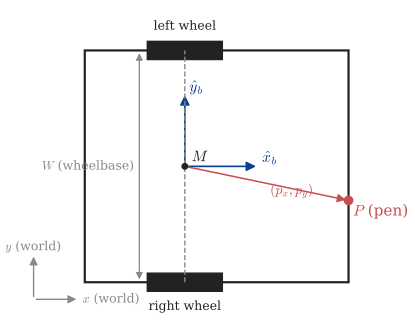

This figure's Python source:
"""Figure 1 — Chassis, wheels, pen offset, body frame.
Shows the rigid-body geometry: chassis rectangle, wheels at offset along the
two long sides, wheel-axis midpoint M, body axes, pen P at offset (px, py)
on the outline.
"""
import rtlib_diagrams as rd
import matplotlib.pyplot as plt
from matplotlib.patches import Rectangle, FancyArrowPatch


def main():
    rd.setup_style()
    fig, ax = rd.figure(width=6.0, height=4.2)

    length, width = 23.2, 20.4
    wheel_offset_from_back = 8.8
    wheel_w, wheel_h = 6.6, 1.6

    # Chassis (centered for clarity)
    ax.add_patch(Rectangle((-length / 2, -width / 2), length, width,
                           fill=False, lw=1.6, ec=rd.COLOR_AXIS))

    # Wheels: directly opposite, on the two long sides, at wheel_offset_from_back
    wx = -length / 2 + wheel_offset_from_back
    for sign in (-1, 1):
        ax.add_patch(Rectangle((wx - wheel_w / 2, sign * width / 2 - wheel_h / 2),
                               wheel_w, wheel_h,
                               fc=rd.COLOR_AXIS, ec=rd.COLOR_AXIS))

    # Wheel-axis line and midpoint M
    ax.plot([wx, wx], [-width / 2, width / 2],
            color=rd.COLOR_GUIDE, lw=1.0, ls='--')
    ax.plot(wx, 0, 'o', color=rd.COLOR_AXIS, ms=4)
    ax.text(wx + 0.6, 0.4, r'$M$', fontsize=11, color=rd.COLOR_AXIS)

    # Pen P on the outline (front-mid for the example, slightly off-axis)
    px_b, py_b = length / 2 - wx, -3.0  # body-frame offset from M
    pen_world = (wx + px_b, py_b)
    ax.plot(*pen_world, 'o', color=rd.COLOR_SECONDARY, ms=6)
    ax.text(pen_world[0] + 0.4, pen_world[1] - 1.4, r'$P$ (pen)',
            fontsize=11, color=rd.COLOR_SECONDARY)

    # Body x-axis (heading) from M
    ax.add_patch(FancyArrowPatch((wx, 0), (wx + 6.5, 0),
                                 arrowstyle='-|>', mutation_scale=14,
                                 color=rd.COLOR_PRIMARY, lw=1.2))
    ax.text(wx + 6.8, 0.4, r'$\hat{x}_b$', color=rd.COLOR_PRIMARY, fontsize=11)

    # Body y-axis (wheel axis direction)
    ax.add_patch(FancyArrowPatch((wx, 0), (wx, 6.5),
                                 arrowstyle='-|>', mutation_scale=14,
                                 color=rd.COLOR_PRIMARY, lw=1.2))
    ax.text(wx + 0.4, 6.6, r'$\hat{y}_b$', color=rd.COLOR_PRIMARY, fontsize=11)

    # Pen offset vector from M to P
    ax.add_patch(FancyArrowPatch((wx, 0), pen_world,
                                 arrowstyle='-|>', mutation_scale=12,
                                 color=rd.COLOR_SECONDARY, lw=1.1, ls='-'))
    ax.text((wx + pen_world[0]) / 2 + 0.3, (pen_world[1]) / 2 - 1.0,
            r'$(p_x, p_y)$', color=rd.COLOR_SECONDARY, fontsize=10)

    # Wheel labels
    ax.text(wx, -width / 2 - 1.6, 'right wheel',
            ha='center', va='top', fontsize=9, color=rd.COLOR_AXIS)
    ax.text(wx, width / 2 + 1.6, 'left wheel',
            ha='center', va='bottom', fontsize=9, color=rd.COLOR_AXIS)
    ax.annotate('', xy=(wx - 4, -width / 2), xytext=(wx - 4, width / 2),
                arrowprops=dict(arrowstyle='<|-|>', color=rd.COLOR_GUIDE, lw=0.9))
    ax.text(wx - 4.4, 0, r'$W$ (wheelbase)',
            ha='right', va='center', fontsize=9, color=rd.COLOR_GUIDE)

    # World axes (offset)
    ox, oy = -length / 2 - 4.5, -width / 2 - 1.5
    ax.add_patch(FancyArrowPatch((ox, oy), (ox + 4, oy),
                                 arrowstyle='-|>', mutation_scale=12,
                                 color=rd.COLOR_GUIDE, lw=1.0))
    ax.add_patch(FancyArrowPatch((ox, oy), (ox, oy + 4),
                                 arrowstyle='-|>', mutation_scale=12,
                                 color=rd.COLOR_GUIDE, lw=1.0))
    ax.text(ox + 4.3, oy, r'$x$ (world)', color=rd.COLOR_GUIDE, fontsize=9, va='center')
    ax.text(ox, oy + 4.3, r'$y$ (world)', color=rd.COLOR_GUIDE, fontsize=9, ha='center')

    ax.set_xlim(-length / 2 - 5.5, length / 2 + 4.5)
    ax.set_ylim(-width / 2 - 4.0, width / 2 + 4.0)
    ax.set_aspect('equal')
    ax.set_xticks([])
    ax.set_yticks([])
    for s in ('top', 'right', 'left', 'bottom'):
        ax.spines[s].set_visible(False)

    rd.save(fig, '01.1-chassis-frame.pdf')


if __name__ == '__main__':
    main()
